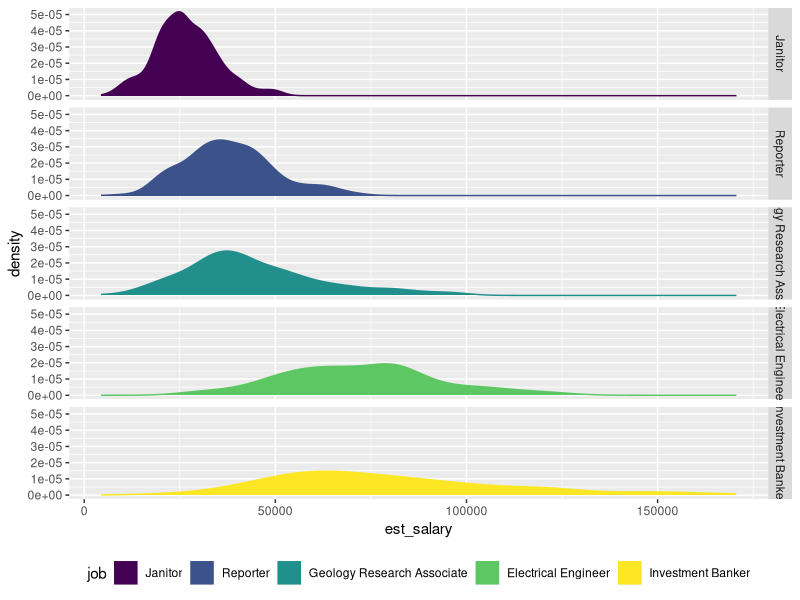
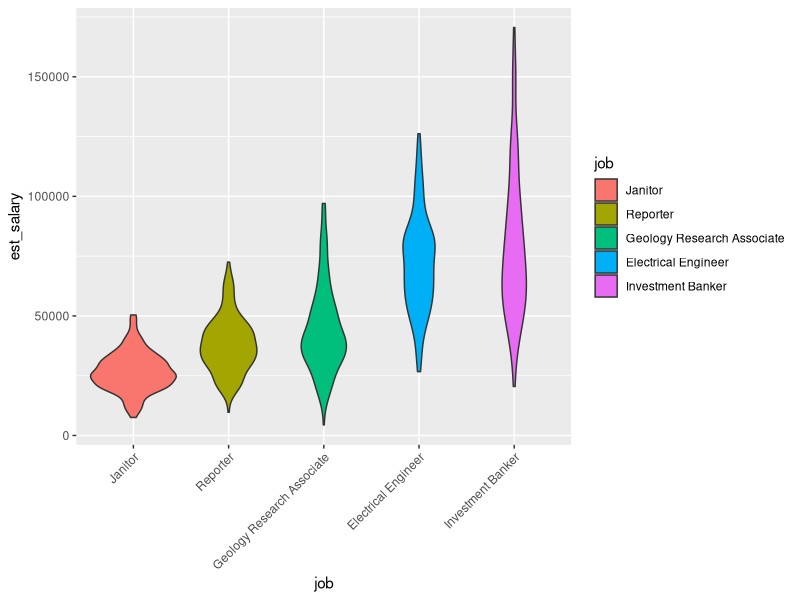
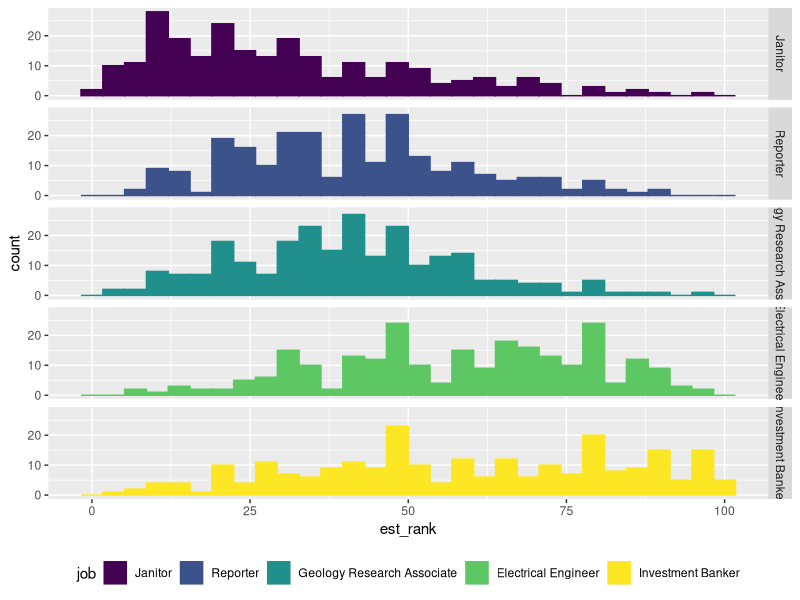
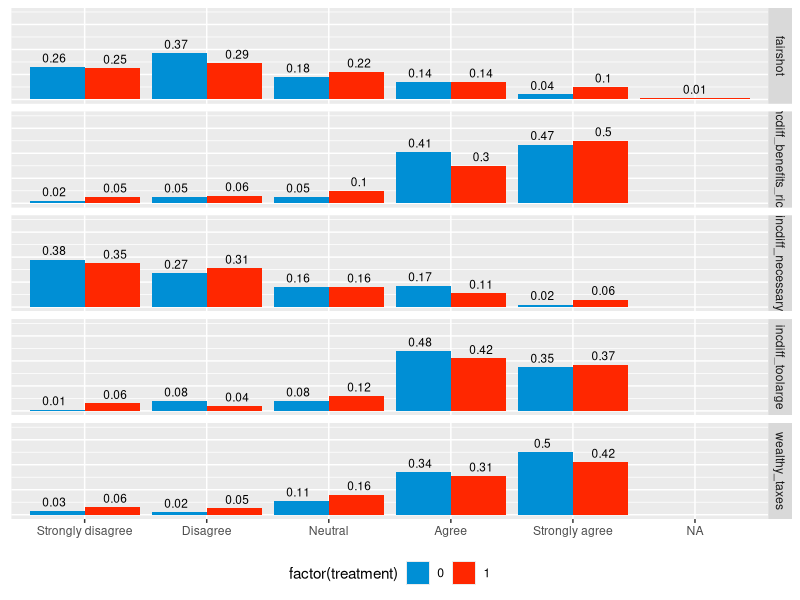
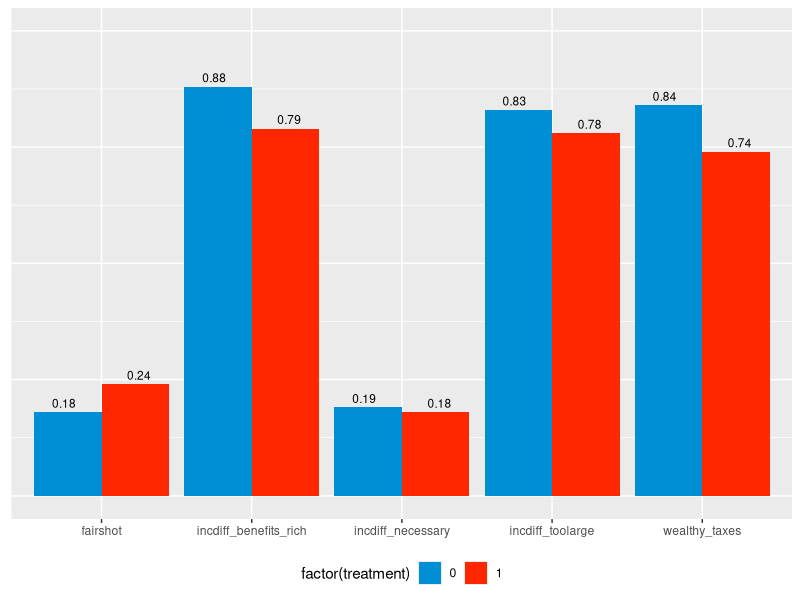
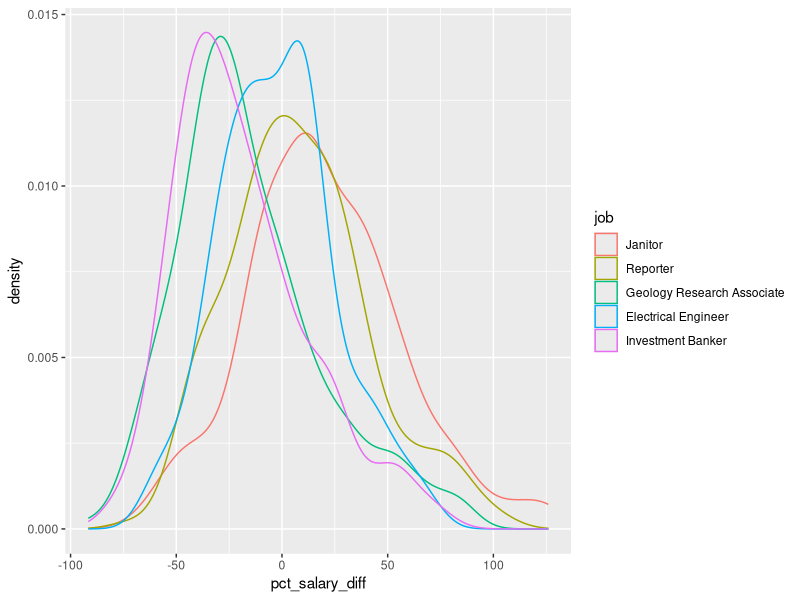
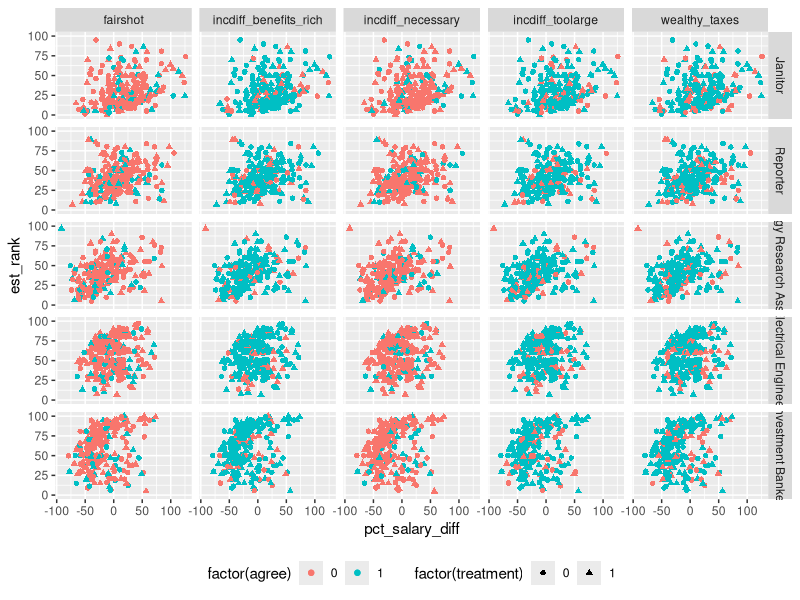
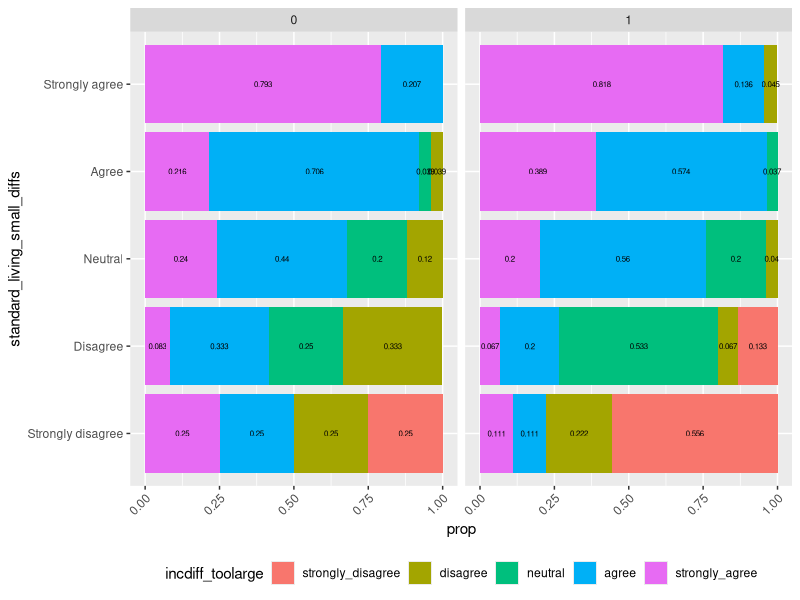

Generate these figures, in order, with R:
## ---- chunk 1
library(tidyverse)
library(ggthemes)
mturk <- read.csv("mturk_clean.csv")
## ---- chunk 2
mturk <- mturk %>%
  mutate(qest3_1 = ifelse((qest1_1 > 
                             ((quantile(mturk$qest1_1, .75, na.rm=TRUE)) + (1.5*IQR(qest1_1, na.rm=TRUE)))) |
                          (qest1_1 < 
                             ((quantile(mturk$qest1_1, .25, na.rm=TRUE)) - (1.5*IQR(qest1_1, na.rm=TRUE)))), 
                          1, 0),
         qest3_2 = ifelse((qest1_2 > 
                             ((quantile(mturk$qest1_2, .75, na.rm=TRUE)) + (1.5*IQR(qest1_2, na.rm=TRUE)))) |
                          (qest1_2 < 
                             ((quantile(mturk$qest1_2, .25, na.rm=TRUE)) - (1.5*IQR(qest1_2, na.rm=TRUE)))), 
                          1, 0),
         qest3_3 = ifelse((qest1_3 > 
                             ((quantile(mturk$qest1_3, .75, na.rm=TRUE)) + (1.5*IQR(qest1_3, na.rm=TRUE)))) |
                          (qest1_3 < 
                             ((quantile(mturk$qest1_3, .25, na.rm=TRUE)) - (1.5*IQR(qest1_3, na.rm=TRUE)))), 
                          1, 0),
         qest3_4 = ifelse((qest1_4 > 
                             ((quantile(mturk$qest1_4, .75, na.rm=TRUE)) + (1.5*IQR(qest1_4, na.rm=TRUE)))) |
                          (qest1_4 < 
                             ((quantile(mturk$qest1_4, .25, na.rm=TRUE)) - (1.5*IQR(qest1_4, na.rm=TRUE)))), 
                          1, 0),
         qest3_5 = ifelse((qest1_5 > 
                             ((quantile(mturk$qest1_5, .75, na.rm=TRUE)) + (1.5*IQR(qest1_5, na.rm=TRUE)))) |
                          (qest1_5 < 
                             ((quantile(mturk$qest1_5, .25, na.rm=TRUE)) - (1.5*IQR(qest1_5, na.rm=TRUE)))), 
                          1, 0)) %>%
  filter(qest3_1 == 0) %>%
  filter(qest3_2 == 0) %>%
  filter(qest3_3 == 0) %>%
  filter(qest3_4 == 0) %>%
  filter(qest3_5 == 0)
## ---- chunk 3
mturk_gather <- mturk %>%
   gather(job, estimate, starts_with("qest")) %>%
   mutate(question = str_sub(job,5,5),
          job = str_sub(job,7,7)) %>%
   spread(question, estimate) %>%
   rename(est_salary = "1",
          est_rank = "2",
          salary_outlier = "3") %>%
   mutate(job = factor(job,
                       labels = c("Electrical Engineer",
                                  "Reporter",
                                  "Investment Banker",
                                  "Janitor",
                                  "Geology Research Associate")),
          job = factor(job,
                       levels = c("Janitor",
                                  "Reporter",
                                  "Geology Research Associate",
                                  "Electrical Engineer",
                                  "Investment Banker")),
          est_salary = as.numeric(est_salary),
          est_rank = as.numeric(est_rank)) %>%
  filter(salary_outlier == 0)
## ---- chunk 4
mturk <- mturk %>%
  mutate(standard_living_small_diffs = factor(standard_living_small_diffs,
                                              levels = c("Strongly disagree",
                                                         "Disagree",
                                                         "Neutral",
                                                         "Agree",
                                                         "Strongly agree")),
         incdiff_toolarge = factor(incdiff_toolarge,
                                   levels = c("Strongly disagree",
                                                         "Disagree",
                                                         "Neutral",
                                                         "Agree",
                                                         "Strongly agree")))

treatment_table_prop <- round(prop.table(ftable(mturk$treatment, mturk$standard_living_small_diffs, mturk$incdiff_toolarge),1),3)

treatment_table_n <- ftable(mturk$treatment, mturk$standard_living_small_diffs, mturk$incdiff_toolarge)
## ---- chunk 5
before_after <- mturk %>%
  group_by(treatment, standard_living_small_diffs) %>%
  summarise(strongly_disagree = mean(incdiff_toolarge=="Strongly disagree"),
            disagree = mean(incdiff_toolarge=="Disagree"),
            neutral = mean(incdiff_toolarge=="Neutral"),
            agree = mean(incdiff_toolarge=="Agree"),
            strongly_agree = mean(incdiff_toolarge=="Strongly agree")) %>%
  gather(incdiff_toolarge, prop, strongly_disagree:strongly_agree) %>%
  mutate(prop = round(prop, 3),
         prop = ifelse(prop == 0, NA, prop),
         incdiff_toolarge = factor(incdiff_toolarge,
                                   levels = c("strongly_disagree",
                                              "disagree",
                                              "neutral",
                                              "agree",
                                              "strongly_agree")))
## ---- chunk 6
salary_plot <- ggplot(mturk_gather, aes(x = est_salary,
                                         color = job, fill = job))
salary_plot + geom_density() + facet_grid(job~.) +
scale_fill_viridis_d() + scale_color_viridis_d() + 
   theme(legend.position = "bottom")
## ---- chunk 7
violin_plot <- ggplot(mturk_gather, aes(x = job, y = est_salary, fill = job))
violin_plot + geom_violin() + 
  theme(axis.text.x = element_text(angle = 45, hjust = 1))
## ---- chunk 8
rank_plot <- ggplot(mturk_gather, aes(x = est_rank,
                                         color = job, fill = job))
rank_plot + geom_histogram() + facet_grid(job~.) +
   scale_fill_viridis_d() + scale_color_viridis_d() + 
   theme(legend.position = "bottom")
## ---- chunk 9
round(prop.table(table(mturk$treatment, mturk$incdiff_toolarge),1),3)
round(prop.table(table(mturk$treatment, mturk$incdiff_benefits_rich),1),3)
round(prop.table(table(mturk$treatment, mturk$incdiff_necessary),1),3)
round(prop.table(table(mturk$treatment, mturk$wealthy_taxes),1),3)
round(prop.table(table(mturk$treatment, mturk$fairshot),1),3)
round(prop.table(table(mturk$treatment, mturk$grads_deserve_pay),1),3)
## ---- chunk 10
mturk_gather2 <- mturk %>%
  gather(question, answer, incdiff_toolarge:fairshot) %>%
  count(question, answer, treatment) %>%
  group_by(question, treatment) %>%
  mutate(prop = round(n / sum(n),2),
          answer = factor(answer,
                          levels = c("Strongly disagree",
                                     "Disagree",
                                     "Neutral",
                                     "Agree",
                                     "Strongly agree")))
## ---- chunk 11
question_plot <- ggplot(mturk_gather2, aes(x = answer, y = prop,
                                           fill = factor(treatment)))

question_plot + geom_col(position = "dodge") + facet_grid(question~.) +
   scale_fill_fivethirtyeight() + ylim(c(0,0.7)) + 
   geom_text(position = position_dodge(width = 1), 
                aes(x = answer, y = prop, label = prop), size = 3, vjust = -.5) +
   theme(legend.position = "bottom",
         axis.text.y = element_blank(),
         axis.ticks.y = element_blank(),
         axis.title = element_blank())
## ---- chunk 12
mturk_agree <- mturk %>%
  gather(question, answer, incdiff_toolarge:fairshot) %>%
  mutate(agree = ifelse(answer == "Agree" | answer == "Strongly agree", 1, 0)) %>%
  count(question, agree, treatment) %>%
  group_by(question, treatment) %>%
  mutate(prop = round(n / sum(n),2)) %>%
  filter(agree == 1)
## ---- chunk 13
agree_plot <- ggplot(mturk_agree, aes(x = question, y = prop,
                                           fill = factor(treatment)))

agree_plot + geom_col(position = "dodge") +
   scale_fill_fivethirtyeight() + ylim(c(0,1)) + 
   geom_text(position = position_dodge(width = 1), 
                aes(x = question, y = prop, label = prop), size = 3, vjust = -.5) +
   theme(legend.position = "bottom",
         axis.text.y = element_blank(),
         axis.ticks.y = element_blank(),
         axis.title = element_blank())
## ---- chunk 14
mturk_gather <- mturk_gather %>%
  mutate(actual_salary = ifelse(job == "Investment Banker", 98349,
                                ifelse(job == "Electrical Engineer", 73493,
                                       ifelse(job == "Geology Research Associate", 52576,
                                              ifelse(job == "Reporter", 35231,
                                                     ifelse(job == "Janitor", 22303, NA))))),
         actual_rank = ifelse(job == "Investment Banker", 95,
                              ifelse(job == "Electrical Engineer", 90,
                                     ifelse(job == "Geology Research Associate", 75,
                                            ifelse(job == "Reporter", 55,
                                                   ifelse(job == "Janitor", 25, NA)))))) %>%
  mutate(est_salary_diff = est_salary - actual_salary,
         est_rank_diff = est_rank - actual_rank,
         pct_salary_diff = ((est_salary_diff / actual_salary)*100),
         est_salary_hi = ifelse(est_salary_diff>0, 1, 0),
         log_salary_diff = log(abs(est_salary_diff)))
## ---- chunk 15
diff_plot <- ggplot(mturk_gather, aes(x = pct_salary_diff, color = job))

diff_plot + geom_density()
## ---- chunk 16
mturk_gather_plot <- mturk_gather %>%
  gather(question, answer, incdiff_toolarge:fairshot) %>%
  mutate(agree = ifelse(answer == "Agree" | answer == "Strongly agree", 1, 0))
## ---- chunk 17
scatter_plot <- ggplot(mturk_gather_plot, aes(x = pct_salary_diff, y = est_rank,
                                              color = factor(agree), shape = factor(treatment)))

scatter_plot + geom_point() + geom_jitter() + facet_grid(job ~ question) + theme(legend.position = "bottom")
## ---- chunk 18
before_after_plot <- ggplot(before_after, aes(x = standard_living_small_diffs, y =  prop,
                                              fill = incdiff_toolarge))
before_after_plot + geom_col() + facet_grid(.~treatment) + 
  geom_text(aes(label = prop),
              position = position_stack(vjust = .5),
            size = 2) +
  theme(legend.position = "bottom",
        axis.text.x = element_text(angle = 45, hjust = 1)) +
  coord_flip()
## ---- chunk 19
before_after_gather_1 <- mturk %>%
  gather(question, answer, incdiff_toolarge:fairshot) %>%
  filter(answer != "") %>%
  group_by(question, treatment, standard_living_small_diffs) %>%
  count(question, answer, treatment, standard_living_small_diffs) %>%
  mutate(prop = round(n / sum(n),3),
         prop = ifelse(prop == 0, NA, prop),
          answer = factor(answer,
                          levels = c("Strongly disagree",
                                     "Disagree",
                                     "Neutral",
                                     "Agree",
                                     "Strongly agree")))
## ---- chunk 20
before_after_gather_plot_1 <- ggplot(before_after_gather_1, aes(x = standard_living_small_diffs,
                                                            y = prop,
                                                            fill = answer))
before_after_gather_plot_1 + geom_col() + facet_grid(question ~ treatment) + coord_flip() +
  theme_tufte() + 
  theme(legend.position = "bottom",
        axis.text.y = element_text(size = 8),
        strip.text = element_text(size = 5),
        axis.text.x = element_blank(),
        axis.title.x = element_blank(),
        axis.ticks.x = element_blank()) +
  geom_text(aes(label = round(prop,2)), position = position_stack(vjust = .5), size = 1.5)

## ---- chunk 21
before_after_gather_2 <- mturk %>%
  mutate(eqwlth = factor(eqwlth,
                         levels = c("Strongly disagree",
                                    "Disagree",
                                    "Neutral",
                                    "Agree",
                                    "Strongly agree"))) %>%
  gather(question, answer, incdiff_toolarge:fairshot) %>%
  filter(answer != "") %>%
  group_by(question, treatment, eqwlth) %>%
  count(question, answer, treatment, eqwlth) %>%
  mutate(prop = round(n / sum(n),3),
         prop = ifelse(prop == 0, NA, prop),
          answer = factor(answer,
                          levels = c("Strongly disagree",
                                     "Disagree",
                                     "Neutral",
                                     "Agree",
                                     "Strongly agree")))
## ---- chunk 22
before_after_gather_plot_2 <- ggplot(before_after_gather_2, aes(x = eqwlth,
                                                            y = prop,
                                                            fill = answer))
before_after_gather_plot_2 + geom_col() + facet_grid(question ~ treatment) + coord_flip() +
  theme_tufte() + 
  theme(legend.position = "bottom",
        axis.text.y = element_text(size = 8),
        strip.text = element_text(size = 5),
        axis.text.x = element_blank(),
        axis.title.x = element_blank(),
        axis.ticks.x = element_blank()) +
  geom_text(aes(label = round(prop,2)), position = position_stack(vjust = .5), size = 1.5)

## ---- chunk 23
before_after_gather_3 <- mturk %>%
  mutate(goodlife = factor(goodlife,
                         levels = c("Strongly disagree",
                                    "Disagree",
                                    "Neutral",
                                    "Agree",
                                    "Strongly agree"))) %>%
  gather(question, answer, incdiff_toolarge:fairshot) %>%
  filter(answer != "") %>%
  group_by(question, treatment, goodlife) %>%
  count(question, answer, treatment, goodlife) %>%
  mutate(prop = round(n / sum(n),3),
         prop = ifelse(prop == 0, NA, prop),
          answer = factor(answer,
                          levels = c("Strongly disagree",
                                     "Disagree",
                                     "Neutral",
                                     "Agree",
                                     "Strongly agree")))
## ---- chunk 24
before_after_gather_plot_3 <- ggplot(before_after_gather_3, aes(x = goodlife,
                                                            y = prop,
                                                            fill = answer))
before_after_gather_plot_3 + geom_col() + facet_grid(question ~ treatment) + coord_flip() +
  theme_tufte() + 
  theme(legend.position = "bottom",
        axis.text.y = element_text(size = 8),
        strip.text = element_text(size = 5),
        axis.text.x = element_blank(),
        axis.title.x = element_blank(),
        axis.ticks.x = element_blank()) +
  geom_text(aes(label = round(prop,2)), position = position_stack(vjust = .5), size = 1.5)

## ---- chunk 25
before_after_gather_agree <- mturk %>%
  gather(question, answer, incdiff_toolarge:fairshot) %>%
  mutate(agree = ifelse(answer == "Agree" | answer == "Strongly agree", "Agree", 
                        ifelse(answer == "Disagree" | answer == "Strongly disagree", "Disagree",
                               "Neutral")),
        agree = factor(agree,
                       levels = c("Disagree", "Neutral", "Agree")),
         goodlife = ifelse(goodlife == "Agree" | goodlife == "Strongly agree", "Agree",
                           ifelse(goodlife == "Disagree" | goodlife == "Strongly disagree", "Disagree",
                                  "Neutral")),
         goodlife = factor(goodlife,
                           levels = c("Disagree", "Neutral", "Agree")),
          eqwlth = ifelse(eqwlth == "Agree" | eqwlth == "Strongly agree", "Agree",
                           ifelse(eqwlth == "Disagree" | eqwlth == "Strongly disagree", "Disagree",
                                  "Neutral")),
         eqwlth = factor(eqwlth,
                           levels = c("Disagree", "Neutral", "Agree")),
           standard_living_small_diffs = ifelse(standard_living_small_diffs == "Agree" | standard_living_small_diffs == "Strongly agree", "Agree",
                           ifelse(standard_living_small_diffs == "Disagree" | standard_living_small_diffs == "Strongly disagree", "Disagree",
                                  "Neutral")),
         standard_living_small_diffs = factor(standard_living_small_diffs,
                           levels = c("Disagree", "Neutral", "Agree")),       
         agree = factor(agree,
                        levels = c("Disagree", "Neutral", "Agree")))
## ---- chunk 26
before_after_gather_4 <- before_after_gather_agree %>%
  group_by(question, treatment, standard_living_small_diffs) %>%
  count(question, agree, treatment, standard_living_small_diffs) %>%
  mutate(prop = round(n / sum(n),3))

before_after_gather_plot_4 <- ggplot(before_after_gather_4, aes(x = standard_living_small_diffs,
                                                            y = prop,
                                                            fill = agree))
before_after_gather_plot_4 + geom_col() + facet_grid(question ~ treatment) + coord_flip() +
  theme_tufte() + 
  theme(legend.position = "bottom",
        axis.text.y = element_text(size = 8),
        strip.text = element_text(size = 10),
        axis.text.x = element_blank(),
        axis.title.x = element_blank(),
        axis.ticks.x = element_blank()) +
  geom_text(aes(label = round(prop,2)), position = position_stack(vjust = .5), size = 3)

